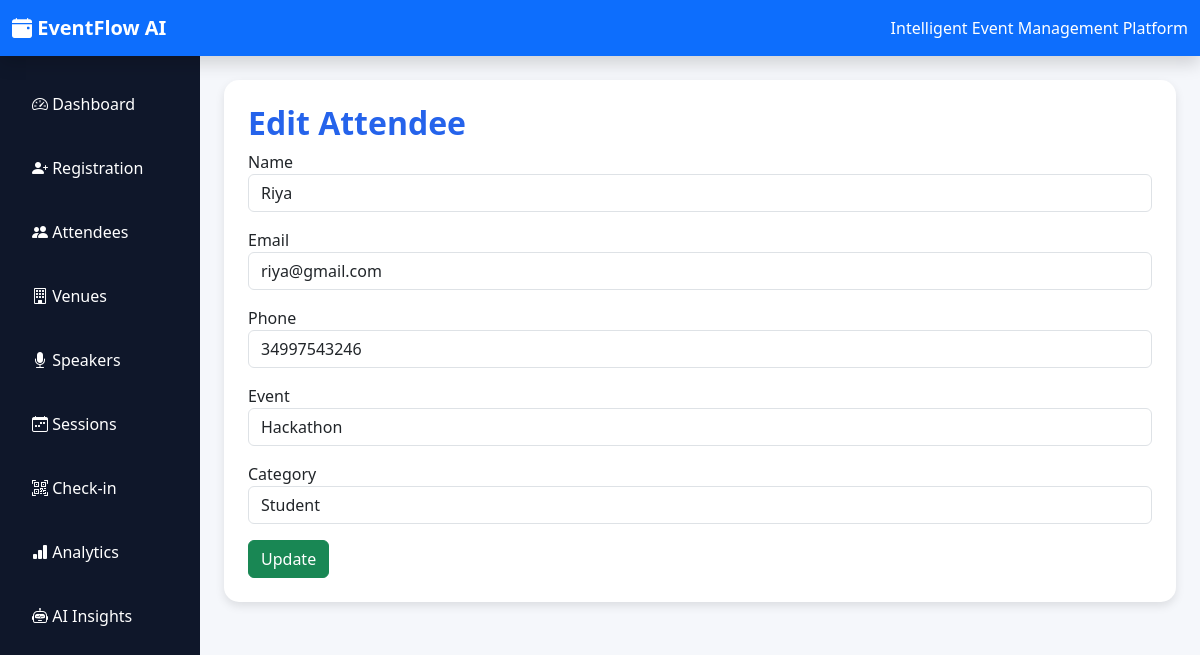
Page /edit/2 on the committed database.
### models.py (models this page shows, shortened)
class Attendee(db.Model):
    id = db.Column(db.Integer, primary_key=True)
    name = db.Column(db.String(100), nullable=False)
    email = db.Column(db.String(100), unique=True)
    phone = db.Column(db.String(20))
    event = db.Column(db.String(100))
    category = db.Column(db.String(50))
    checkin = db.Column(db.Boolean, default=False)
    qr_code = db.Column(db.String(200))
    registration_id = db.Column(db.String(20), unique=True)
    checkin_time = db.Column(db.DateTime)

### app.py (the view, shortened to what this page needs)
@app.route("/edit/<int:id>", methods=["GET", "POST"])
def edit(id):
    attendee = Attendee.query.get_or_404(id)
    return render_template(
        "edit.html",
        attendee=attendee
    )

### templates/edit.html (shortened to what this page needs)
{% extends "base.html" %}
{% block content %}
<div class="card p-4">
<h2>Edit Attendee</h2>
<form method="POST">
<div class="mb-3">
<label>Name</label>
<input
type="text"
class="form-control"
name="name"
value="{{ attendee.name }}">
</div>
<div class="mb-3">
<label>Email</label>
<input
type="email"
class="form-control"
name="email"
value="{{ attendee.email }}">
</div>
<div class="mb-3">
<label>Phone</label>
<input
type="text"
class="form-control"
name="phone"
value="{{ attendee.phone }}">
</div>
<div class="mb-3">
<label>Event</label>
<input
type="text"
class="form-control"
name="event"
value="{{ attendee.event }}">
</div>
<div class="mb-3">
<label>Category</label>
<input
type="text"
class="form-control"
name="category"
value="{{ attendee.category }}">
</div>
<button class="btn btn-success">
Update
</button>
</form>
</div>
{% endblock %}

### static/qr/css/style.css (style rules this page uses)
body { background:#F5F7FB; }
.card { border:none; border-radius:15px; box-shadow:0 4px 10px rgba(0,0,0,0.1); }
.card h2 { font-weight:bold; color:#2563EB; }

### rows in the picture
Attendee: name "Riya", email "riya@gmail.com", phone "34997543246", event "Hackathon", category "Student"
